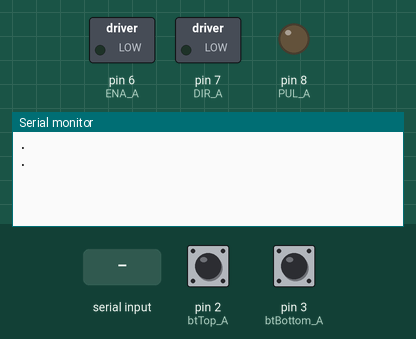
A sketch run on a simulated Arduino Uno, built with avr-gcc and run on an emulated ATmega328P. Parts: switched loads named in the sketch (green lamp = pin HIGH), output pins drawn as LEDs (lit = HIGH), the last lines printed to the serial monitor. Inputs (shaded band) come from the test bench; at power-on: pin 2 (btTop_A) HIGH, pin 3 (btBottom_A) HIGH.

Above: at 1.5 s.
1.6 s: "90,45\n" received over Serial
At 4.2 s:
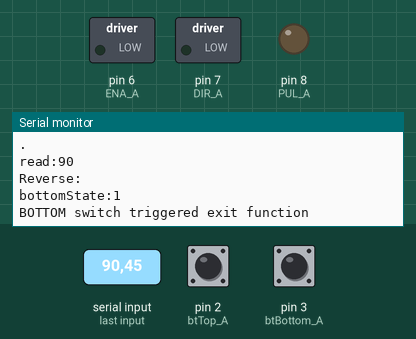
4.5 s: "0\n" received over Serial
At 6.6 s:
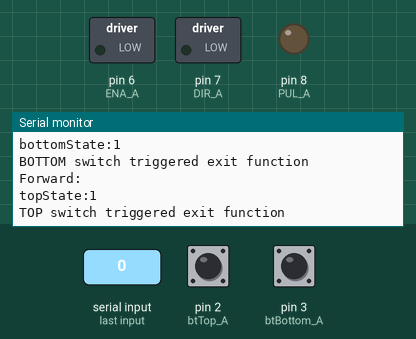

The sketch:

StepperMotor.ino
```cpp
/*

	Stepper motor sketch for Lego Clock

	Updated 21/11/2018

*/

const int btTop_A    = 2;
const int btBottom_A = 3;

int buttonStateTopA = 0;
int buttonStateBottomA = 0;

int hourInt = 0;
String recd;


//const int btTop_B    = 4;
//const int btBottom_B = 5;

const int PUL_A = 8; //define Pulse pin
const int DIR_A = 7; //define Direction pin
const int ENA_A = 6; //define Enable Pin

//const int PUL_B = 11; //define Pulse pin
//const int DIR_B = 10;//define Direction pin
//const int ENA_B = 9;//define Enable Pin

void releaseMotorA()
{
    delay(100);
    digitalWrite(DIR_A,LOW);
    digitalWrite(ENA_A,LOW);
    digitalWrite(PUL_A,LOW);
    delay(100);
}

void forwardA(float rotations)
{
       long rotationCount = 6400 * rotations;

       buttonStateTopA = digitalRead(btTop_A);
       Serial.print("\nForward:\ntopState:");
       Serial.println(buttonStateTopA);
       for (long i = 0; i<rotationCount; i++)    //Forward 5000 steps
       {
              if (buttonStateTopA == HIGH)//TOP switch triggered exit function
              {
                    Serial.print("TOP switch triggered exit function");
                    break;
              }

              digitalWrite(DIR_A, LOW);
              digitalWrite(ENA_A, HIGH);
              digitalWrite(PUL_A, HIGH);
              delayMicroseconds(50);
              digitalWrite(PUL_A, LOW);
              delayMicroseconds(50);

              buttonStateTopA = digitalRead(btTop_A);
       }

       releaseMotorA();

}


void reverseA(float rotations)
{
       long rotationCount = 6400 * rotations;

       buttonStateBottomA = digitalRead(btBottom_A);
       Serial.print("\nReverse:\nbottomState:");
       Serial.println(buttonStateBottomA);

       for (long i = 0; i < rotationCount; i++)   //Backward 5000 steps
       {
              if (buttonStateBottomA == HIGH) //BOTTOM switch triggered exit function
              {
                    Serial.print("BOTTOM switch triggered exit function");
                    break;
              }
              digitalWrite(DIR_A, HIGH);
              digitalWrite(ENA_A, HIGH);
              digitalWrite(PUL_A, HIGH);
              delayMicroseconds(60);
              digitalWrite(PUL_A, LOW);
              delayMicroseconds(60);

              buttonStateBottomA = digitalRead(btBottom_A);
       }

      releaseMotorA();
}


void setup() {
       Serial.begin(9600);
       pinMode(PUL_A, OUTPUT);
       pinMode(DIR_A, OUTPUT);
       pinMode(ENA_A, OUTPUT);
       pinMode(btTop_A, INPUT);
       pinMode(btBottom_A, INPUT);
       digitalWrite(btTop_A, HIGH); //initialise the button to HIGH
       digitalWrite(btBottom_A, HIGH);//initialise the button to HIGH
}


void loop() {
  delay(500);
  hourInt =0;
  Serial.println(".");
  if (Serial.available() > 0)
  {
      recd = Serial.readString();
      Serial.print("read:");
      if(recd.indexOf('\n') > 0)
         recd =  recd.substring(0,recd.indexOf('\n'));

      hourInt = recd.toInt();
      Serial.println(hourInt);


        if(hourInt >= 24 || hourInt < 0) // should never happen
        {
          reverseA(24);
          delay(1000);

        }
         else
         {
           if(hourInt == 0) //midnight
           {
               reverseA(24); //move to bottom switch trigger
               delay(100);
               forwardA(1); // move to the first position
           }
           else
           {

               if(hourInt < 13)
               {
                     reverseA(24); // go to the bottom
                     delay(100);
                     float rotations = hourInt;
                     forwardA(rotations + 1); //position 1 will be midnight, postion 2 will be 1am etc
                     delay(1000);
               }
                 else
               {

                     forwardA(24); // go to the top
                     delay(100);
                     float rotations = 23-hourInt;
                     reverseA(rotations); //position 24 will be 11pm, postion 23 will be 10pm etc
                     delay(1000);


               }
           }
         }
       //reverseA(rotations);
       //delay(1000);
    }
}
```

Measured:
- after the input at 1.6 s, the serial monitor: prints a new line after 1.4 s (image 1)
- after the input at 4.5 s, the serial monitor: prints a new line after 1.2 s (image 2)
